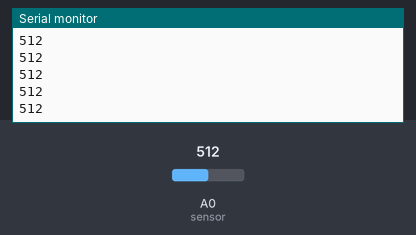
This sketch was run on a simulated Arduino Uno, built with avr-gcc and run on an emulated ATmega328P. On the bench: the last lines printed to the serial monitor. The inputs (shaded band) are chosen by the test bench; at power-on: A0 (sensor) = 512.

Above: at 1.2 s.
1.3 s: A0 (sensor) set to 716
At 1.31 s:
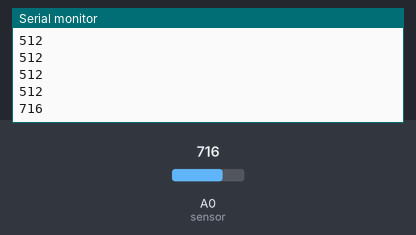
2.8 s: A0 (sensor) set to 900
At 2.81 s:
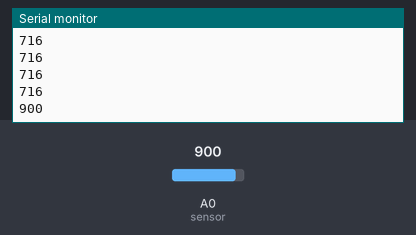
Timing chart, 0 to 5.8 s (numbered marks = the images above; inputs shaded):
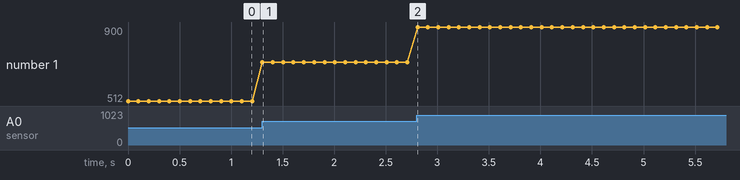

The sketch:

photosensor.ino
```cpp
int sensor = A0;

void setup() {
  Serial.begin(9600);
}

void loop() {
  Serial.println(analogRead(sensor));
  delay(100);
}
```

Measured:
- after the input at 1.3 s, the serial monitor: prints a new line at once (image 1)
- after the input at 2.8 s, the serial monitor: prints a new line at once (image 2)
- plotted number 1: 512 → 716 after the input at 1.3 s, 716 → 900 after the input at 2.8 s
